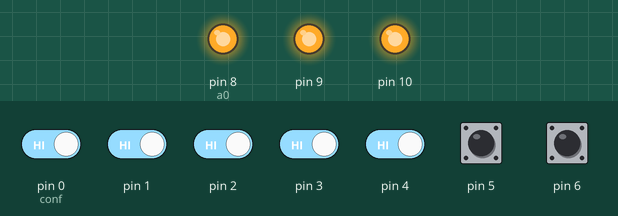
The sketch below on a simulated Arduino Uno, built with avr-gcc and run on an emulated ATmega328P. On the bench: output pins drawn as LEDs (lit = HIGH). The test bench sets the inputs (shaded band); at power-on: pin 0 (conf), pin 1–6 HIGH.

Above: at 1.2 s.
1.3 s: pin 0 (conf) driven LOW and pin 1 driven LOW and pin 2 driven LOW and pin 3 driven LOW and pin 4 driven LOW
At 2.1 s:
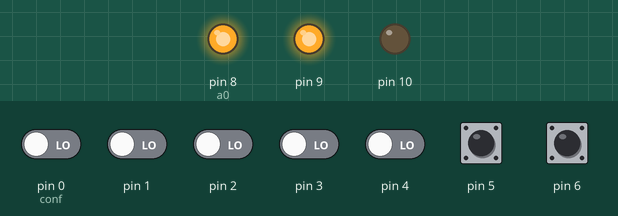
2.8 s: pin 5 pulled LOW for 0.15 s
At 2.87 s:
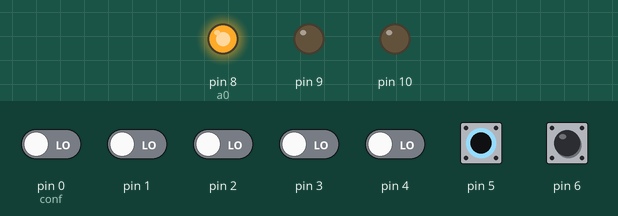
4.4 s: pin 6 pulled LOW for 0.15 s
At 4.47 s:
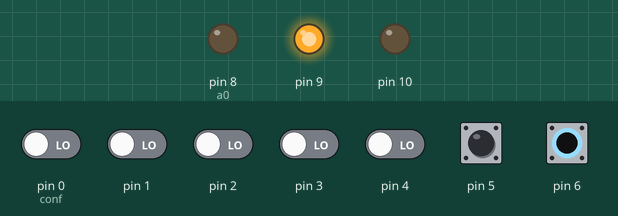
6.0 s: pin 0 (conf) driven HIGH
At 6.9 s:
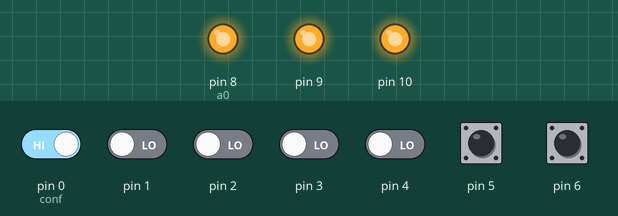
7.5 s: pin 0 (conf) driven LOW
At 8.0 s:
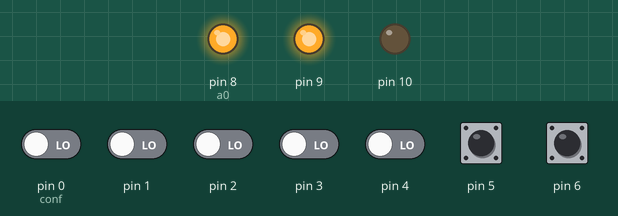
9.0 s: pin 2 driven HIGH and pin 5 driven LOW
At 10.4 s:
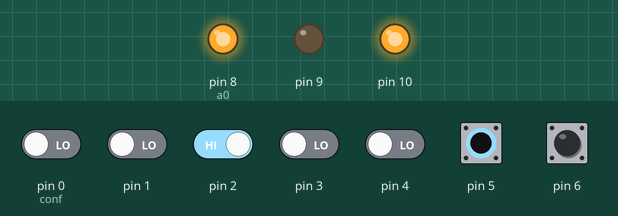
Timing chart, 0 to 11.5 s (numbered marks = the images above; inputs shaded):
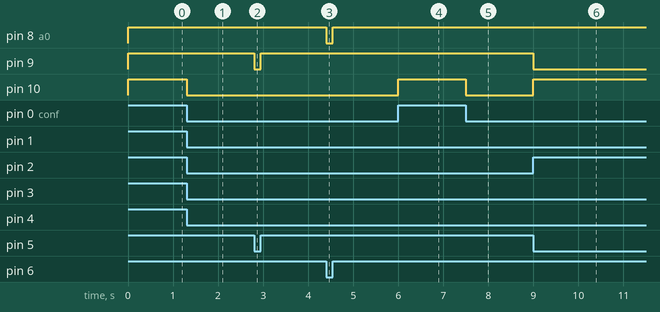

Measured:
- after the input at 1.3 s, pin 10: HIGH → LOW at once
- after the input at 2.8 s, pin 9: HIGH → LOW at once, → HIGH 0.15 s later
- after the input at 4.4 s, pin 8 (a0): HIGH → LOW at once, → HIGH 0.15 s later
- after the input at 6.0 s, pin 10: LOW → HIGH at once
- after the input at 7.5 s, pin 10: HIGH → LOW at once
- after the input at 9.0 s, pin 9: HIGH → LOW at once; pin 10: LOW → HIGH at once

The sketch:

CODIFICADOR8A3.ino
```cpp
//Autor:Dario Jorge Iglesias
boolean a0,a1,a2,E0,E1,E2,E3,E4,E5,E6,E7;
void setup(){
 pinMode(0,INPUT_PULLUP);//conf. I/O
 pinMode(1,INPUT_PULLUP);pinMode(2,INPUT_PULLUP);
 pinMode(3,INPUT_PULLUP);pinMode(4,INPUT_PULLUP);
 pinMode(5,INPUT_PULLUP);pinMode(6,INPUT_PULLUP);
 pinMode(7,INPUT_PULLUP);pinMode(8,OUTPUT);//a0
 pinMode(9,OUTPUT);pinMode(10,OUTPUT);}//a1,a2
 void loop(){//ciclo infinito
 E1=digitalRead(6);//Entrada I1
 E2=digitalRead(5);//Entrada I2
 E3=digitalRead(4);//Entrada I3
 E4=digitalRead(3);//Entrada I4
 E5=digitalRead(2);//Entrada I5
 E6=digitalRead(1);//Entrada I6
 E7=digitalRead(0);//Entrada I7
 a0=E1|E3|E5|E7;//a0=I1+I3+I5+I7;
 a1=E2|E3|E6|E7;//a1=I2+I3+I6+I7;
 a2=E4|E5|E6|E7;//a2=I4+I5+I6+I7
 digitalWrite(8,a0);
 digitalWrite(9,a1);
 digitalWrite(10,a2);}
```
